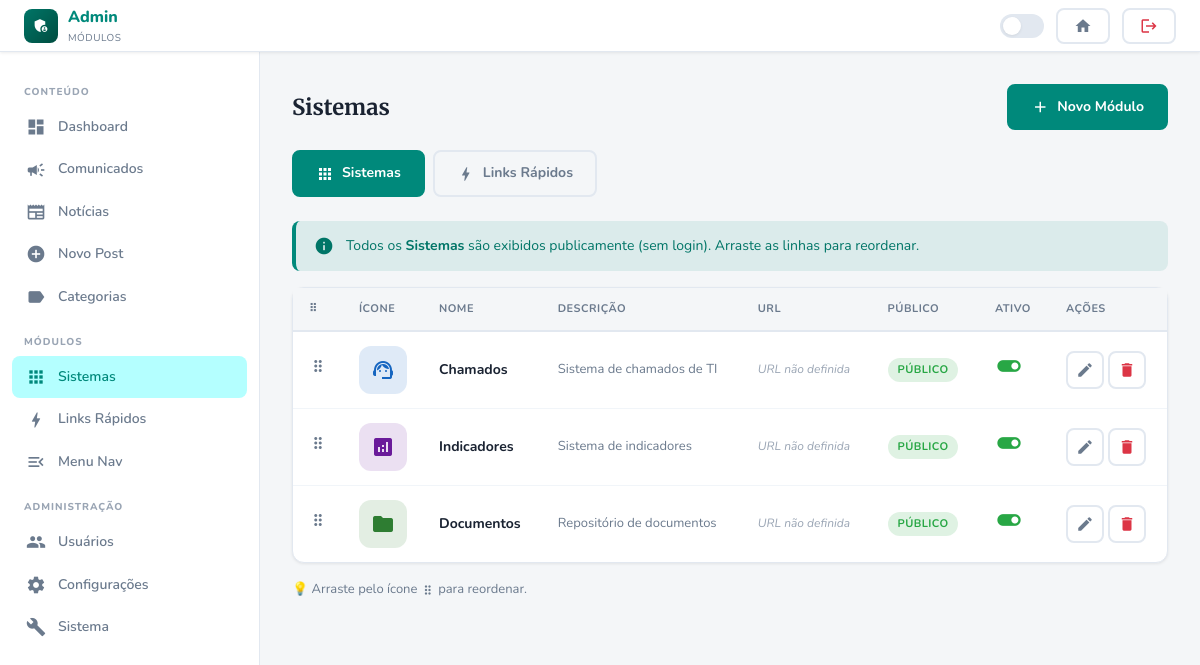
/admin/modules.php (signed in), run on the app's committed database.
### tables this page shows
CREATE TABLE `modules` (
  `id` int(11) NOT NULL,
  `name` varchar(100) NOT NULL,
  `description` varchar(255) DEFAULT NULL,
  `url` varchar(500) NOT NULL,
  `icon` varchar(100) DEFAULT 'link',
  `icon_image` varchar(255) DEFAULT NULL,
  `color` varchar(20) DEFAULT '#00897B',
  `category` enum('sistema','link_rapido','navbar') DEFAULT 'sistema',
  `target` enum('_blank','_self') DEFAULT '_blank',
  `sort_order` int(11) DEFAULT 0,
  `active` tinyint(1) DEFAULT 1,
  `is_public` tinyint(1) DEFAULT 1,
  `created_at` datetime DEFAULT current_timestamp(),
  `updated_at` datetime DEFAULT current_timestamp() ON UPDATE current_timestamp()
);

### includes/functions.php (called while the page is built, shortened)
<?php
function isLoggedIn(): bool {
    return isset($_SESSION['user_id']) && !empty($_SESSION['user_id']);
}
function isAdmin(): bool {
    return isLoggedIn() && ($_SESSION['user_role'] ?? '') === 'admin';
}
function csrf(): string {
    return $_SESSION['csrf_token'];
}
function assetVersion(string $relativePath): string {
    $full = BASE_PATH . DIRECTORY_SEPARATOR . str_replace('/', DIRECTORY_SEPARATOR, $relativePath);
    $mtime = @filemtime($full);
    return $mtime ? (string) $mtime : APP_VERSION;
}

### includes/database.php (called while the page is built, shortened)
<?php
class Database {
    private static ?PDO $instance = null;
    public static function getInstance(): PDO {
        if (self::$instance === null) {
            $dsn = 'mysql:host=' . DB_HOST . ';dbname=' . DB_NAME . ';charset=' . DB_CHARSET;
            try {
                self::$instance = new PDO($dsn, DB_USER, DB_PASS, [
                    PDO::ATTR_ERRMODE            => PDO::ERRMODE_EXCEPTION,
                    PDO::ATTR_DEFAULT_FETCH_MODE => PDO::FETCH_ASSOC,
                    PDO::ATTR_EMULATE_PREPARES   => false,
                ]);
            } catch (PDOException $e) {
                die(json_encode(['error' => 'Falha na conexão com o banco de dados.']));
            }
        }
        return self::$instance;
    }
    public static function query(string $sql, array $params = []): \PDOStatement {
        $stmt = self::getInstance()->prepare($sql);
        $stmt->execute($params);
        return $stmt;
    }
    public static function fetchAll(string $sql, array $params = []): array {
        return self::query($sql, $params)->fetchAll();
    }
}

### admin/modules.php (the view, shortened to what this page needs)
<?php
require_once __DIR__ . '/../includes/database.php';
require_once __DIR__ . '/../includes/functions.php';
$action   = $_GET['action'] ?? 'list';
$cat      = $_GET['cat'] ?? 'sistema';
$isDark   = ($_SESSION['dark_mode'] ?? false);
$modules  = Database::fetchAll("SELECT * FROM modules WHERE category=? ORDER BY sort_order, name", [$cat]);
$catLabel = match($cat) { 'link_rapido' => 'Links Rápidos', 'navbar' => 'Navbar', default => 'Sistemas' };
?>
<!DOCTYPE html>
<html lang="pt-BR" data-theme="<?= $isDark ? 'dark' : 'light' ?>">
<head>
  <link rel="stylesheet" href="<?= BASE_URL ?>/assets/css/style.css?v=<?= assetVersion('assets/css/style.css') ?>">
</head>
<body class="fade-in">
<nav class="navbar">
  <a href="<?= BASE_URL ?>/admin/index.php" class="navbar-brand">
    <div class="logo-icon" style="background:linear-gradient(135deg,var(--primary-dark),var(--accent2))">
      <span class="material-icons">admin_panel_settings</span>
    </div>
    <div class="brand-text">Admin <small>Módulos</small></div>
  </a>
  <div class="navbar-end">
    <button class="dark-toggle <?= $isDark?'on':'' ?>"></button>
    <a href="<?= BASE_URL ?>/index.php" class="btn btn-ghost btn-sm"><span class="material-icons">home</span></a>
    <a href="<?= BASE_URL ?>/logout.php" class="btn btn-ghost btn-sm" style="color:#dc3545"><span class="material-icons">logout</span></a>
  </div>
</nav>
<div class="admin-layout">
  <aside class="admin-sidebar" id="adminSidebar">
    <div class="sidebar-label">Conteúdo</div>
    <a href="index.php" class="sidebar-link"><span class="material-icons">dashboard</span> Dashboard</a>
    <a href="posts.php?type=comunicado" class="sidebar-link"><span class="material-icons">campaign</span> Comunicados</a>
    <a href="posts.php?type=noticia" class="sidebar-link"><span class="material-icons">newspaper</span> Notícias</a>
    <a href="posts.php?action=new" class="sidebar-link"><span class="material-icons">add_circle</span> Novo Post</a>
    <a href="categories.php" class="sidebar-link"><span class="material-icons">label</span> Categorias</a>
    <div class="sidebar-label">Módulos</div>
    <a href="modules.php?cat=sistema" class="sidebar-link <?= $cat==='sistema'?'active':'' ?>">
      <span class="material-icons">apps</span> Sistemas
    </a>
    <a href="modules.php?cat=link_rapido" class="sidebar-link <?= $cat==='link_rapido'?'active':'' ?>">
      <span class="material-icons">bolt</span> Links Rápidos
    </a>
    <a href="nav.php" class="sidebar-link"><span class="material-icons">menu_open</span> Menu Nav</a>
    <?php if (isAdmin()): ?>
    <div class="sidebar-label">Administração</div>
    <a href="users.php" class="sidebar-link"><span class="material-icons">group</span> Usuários</a>
    <a href="settings.php" class="sidebar-link"><span class="material-icons">settings</span> Configurações</a>
    <a href="system.php" class="sidebar-link"><span class="material-icons">build</span> Sistema</a>
    <?php endif; ?>
  </aside>
  <main class="admin-main">
  <?php if ($action === 'list'): ?>
    <div style="display:flex;justify-content:space-between;align-items:center;margin-bottom:20px">
      <h1 style="font-size:22px"><?= $catLabel ?></h1>
      <a href="modules.php?action=new&cat=<?= $cat ?>" class="btn btn-primary">
        <span class="material-icons">add</span> Novo Módulo
      </a>
    </div>
    <div class="d-flex gap-1 mb-3">
      <a href="modules.php?cat=sistema" class="btn <?= $cat==='sistema'?'btn-primary':'btn-ghost' ?>">
        <span class="material-icons">apps</span> Sistemas
      </a>
      <a href="modules.php?cat=link_rapido" class="btn <?= $cat==='link_rapido'?'btn-primary':'btn-ghost' ?>">
        <span class="material-icons">bolt</span> Links Rápidos
      </a>
    </div>
    <div class="alert alert-info">
      <span class="material-icons">info</span>
      <span>Todos os <strong>Sistemas</strong> são exibidos publicamente (sem login). Arraste as linhas para reordenar.</span>
    </div>
    <div class="card">
      <div class="table-responsive">
        <table class="table">
          <thead>
            <tr>
              <th width="50">⠿</th>
              <th width="70">Ícone</th>
              <th>Nome</th>
              <th>Descrição</th>
              <th>URL</th>
              <th>Público</th>
              <th>Ativo</th>
              <th>Ações</th>
            </tr>
          </thead>
          <tbody id="sortableList">
            <?php foreach ($modules as $m): ?>
            <tr draggable="true" data-id="<?= $m['id'] ?>">
              <td style="cursor:grab;color:var(--text-muted)"><span class="material-icons" style="font-size:18px">drag_indicator</span></td>
              <td>
                <div style="width:48px;height:48px;border-radius:12px;background:<?= htmlspecialchars($m['color']) ?>22;display:flex;align-items:center;justify-content:center;overflow:hidden">
                  <?php if (!empty($m['icon_image']) && file_exists(UPLOAD_DIR . 'modules' . DIRECTORY_SEPARATOR . $m['icon_image'])): ?>
                  <img src="<?= UPLOAD_URL ?>modules/<?= htmlspecialchars($m['icon_image']) ?>" alt="<?= htmlspecialchars($m['name']) ?>" style="width:36px;height:36px;object-fit:contain;border-radius:6px;background:var(--bg)">
                  <?php else: ?>
                  <span class="material-icons" style="font-size:24px;color:<?= htmlspecialchars($m['color']) ?>"><?= htmlspecialchars($m['icon']) ?></span>
                  <?php endif; ?>
                </div>
              </td>
              <td style="font-weight:700;font-size:14px"><?= htmlspecialchars($m['name']) ?></td>
              <td style="font-size:13px;color:var(--text-muted)"><?= htmlspecialchars($m['description'] ?? '—') ?></td>
              <td style="font-size:12px;color:var(--text-muted);max-width:180px;overflow:hidden;text-overflow:ellipsis;white-space:nowrap">
                <?= $m['url'] === '#' ? '<span style="color:var(--text-light);font-style:italic">URL não definida</span>' : htmlspecialchars($m['url']) ?>
              </td>
              <td>
                <?= $m['is_public']
                  ? '<span class="badge badge-success">Público</span>'
                  : '<span class="badge" style="background:var(--bg);color:var(--text-muted);border:1px solid var(--border)">Restrito</span>' ?>
              </td>
              <td>
                <a href="modules.php?action=toggle&id=<?= $m['id'] ?>&cat=<?= $cat ?>" title="<?= $m['active']?'Desativar':'Ativar' ?>">
                  <span class="material-icons" style="font-size:28px;color:<?= $m['active']?'#28a745':'#dc3545' ?>"><?= $m['active']?'toggle_on':'toggle_off' ?></span>
                </a>
              </td>
              <td>
                <div style="display:flex;gap:4px">
                  <a href="modules.php?action=edit&id=<?= $m['id'] ?>&cat=<?= $cat ?>" class="btn btn-ghost btn-sm btn-icon" title="Editar">
                    <span class="material-icons" style="font-size:18px">edit</span>
                  </a>
                  <a href="modules.php?action=delete&id=<?= $m['id'] ?>&cat=<?= $cat ?>&csrf=<?= csrf() ?>"
                     class="btn btn-ghost btn-sm btn-icon" style="color:#dc3545"
                     data-confirm="Excluir o módulo '<?= htmlspecialchars($m['name']) ?>'?">
                    <span class="material-icons" style="font-size:18px">delete</span>
                  </a>
                </div>
              </td>
            </tr>
            <?php endforeach; ?>
          </tbody>
        </table>
      </div>
    </div>
    <p class="text-muted text-sm mt-2">💡 Arraste pelo ícone <span class="material-icons" style="font-size:14px;vertical-align:middle">drag_indicator</span> para reordenar.</p>
  <?php endif; ?>
  </main>
</div>
</body>
</html>

### data on the page
modules: name "Chamados", description "Sistema de chamados de TI", url "URL não definida", is_public "PÚBLICO", active 1 (drawn)
modules: name "Indicadores", description "Sistema de indicadores", url "URL não definida", is_public "PÚBLICO", active 1 (drawn)
modules: name "Documentos", description "Repositório de documentos", url "URL não definida", is_public "PÚBLICO", active 1 (drawn)

### other printed values
$catLabel "Sistemas"
